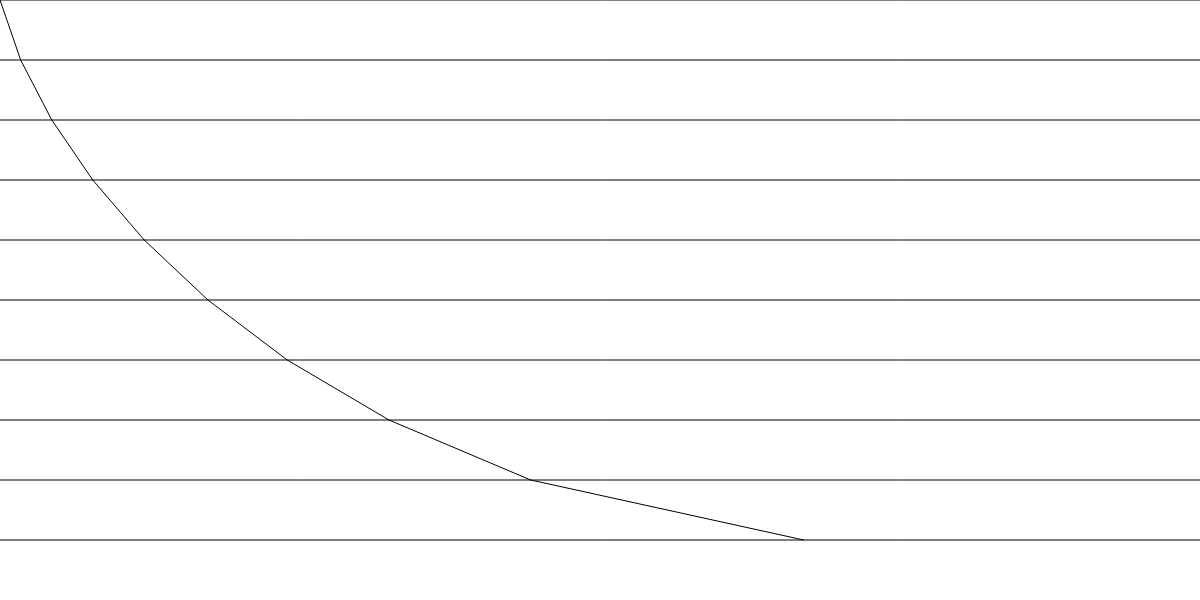
Frame 1 (no input)
Frame 60 (no input): identical to frame 1, image omitted
Frame 120 (the mouse pressed at the canvas centre since frame 60): identical to frame 1, image omitted

The p5.js sketch that drew this single still picture (run headless with seeded random() and noise() and a simulated clock; from frame 60 on, the mouse is pressed at the canvas centre):

// p5.js sketch
// ── sketch.js
//I am very lazy, this code has undergone exactly 0 cleaning and I do not take responsibility if you contract any sort of rare disease looking at it.

var rows, rs, scl, height, width, slider, rowsText, angleText, checkbox, chkValue;

function setup() {
    width = 1200;
    height = 600;
    createCanvas(width, height);

    rowsText = createP("Rows");
    slider = createSlider(10, 100, 10); //amount of rows
    rowsValText = createP("" + slider.value());

    inAngleTect = createP("Initial Angle");
    slider2 = createSlider(0, 90, 19); //what angle the light ray attacks from
    angleValText = createP(slider2.value() + "&deg;");

    checkbox = createCheckbox("Show Delta", false); //whether to show the a straight line from start to finish  
    checkbox.changed(checkedEvent);

    scl = 1; //the scale of the grid, not used currently
}

function draw() {
    clear();
    rows = slider.value();
    rs = height / rows; //the space between the rows is dynamically calculated every paint-cycle by dividing the height by the rows

    rowsValText.html("" + slider.value());
    angleValText.html(slider2.value() + "&deg;");
    
    //if less then 50 rows we can draw some help lines to show the seperation of the layers
    if(rows < 50) {
        for(let i = 0; i < rows; i++) {
            line(0, i * rs * scl, 1600, i * rs * scl);
        }
    }

    let initialAngle = slider2.value() * Math.PI / 180;
    let firstX = rs * Math.tan(initialAngle);

    //create initial value
    line(0, 0, firstX * scl, 1 * rs * scl);
    
    let fullRowX = firstX;
    let oldSine = Math.sin(initialAngle);
    let lastIndex = -1;

    //note: technically the line we create above is i = 1, the new line every iteration is (i + 1)
    for(let i = 1; i < rows - 1; i++) {
        let sine2 = oldSine / Math.sqrt(i*rs) * Math.sqrt((i + 1)*rs); //calculate the sine-value of our new line
    
        let x2 = Math.tan(Math.asin(sine2)) * rs; //use sinevalue and our known triangle side length to calulate new x value

        //if the sine2 value is above 1 (which happends at the end of the curve i think (or maybe because of rounding or floating-precision errors)) then the above calculation will be NaN
        //since arcsin is undefined for values above 1
        if(Number.isNaN(x2)) {
            break;
        }

        //First x value is the oldx value, first y value is the row we are on. The second x value is the old + the new x-value and the second y value is the new row we are on.
        line(fullRowX * scl, i * rs * scl, (fullRowX + x2) * scl, (i+1) * rs * scl);

        fullRowX += x2;
        oldSine = sine2;
        lastIndex = i;
    }

    if(chkValue) {
        line(0,0, fullRowX * scl, (lastIndex + 1) * rs * scl);
    }
}

function checkedEvent() {
    chkValue = this.checked();
}
